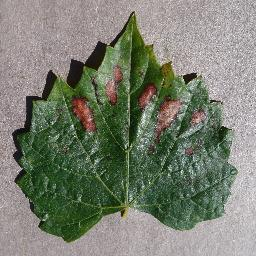
#> input picture grape_base/black_measles/0279ec2c-5470-47e8-b1ba-79442bd323bb___FAM_B.Msls 4396_flipLR.JPG, 256 x 256 px; its folder holds 3 pictures in this run
$ jupyter execute --allow-errors Segmentacao.ipynb
#> lines starting #> are read from the running program, lines starting #| are printed output that depends on the picture
>## importando imagens

[cell 1]
import os
BASE_PATH = './grape_base/'
classes = os.listdir(BASE_PATH)
print(classes)

[cell 2]
black_measles_imgs = os.listdir(BASE_PATH+'black_measles')
black_measles_imgs = [BASE_PATH+'black_measles/'+img for img in black_measles_imgs]

#> (the rest of this cell did not finish here and is left out)

[cell 3]
print(len(black_measles_imgs))
#> (the rest of this cell did not finish here and is left out)

[cell 4]
# [28 lines left out: function plot_HSV, not called in this run]

[cell 5]
# [27 lines left out: function plot_BGR, not called in this run]

[cell 6]
import cv2
import matplotlib.pyplot as plt

def plot_image_list(images_list, size_a=16, size_b=16):

#> called with size_a = 16, size_b = 16
    lines = (len(images_list)//4)+1
    plt.figure(figsize=(size_a, size_b))

    for i in range(len(images_list)):
        img = cv2.imread(images_list[i])
#> img is the input picture: shape (256, 256, 3); mean B, G, R 112.6, 127.2, 122
        plt.subplot(lines,4,i+1)
        plt.imshow(img[:,:,::-1])
        #plt.title(str(i+1))

    plt.show()
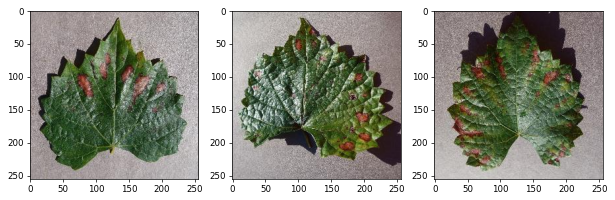
#> figure drawn by matplotlib, 3 panels
    plt.close('all')
